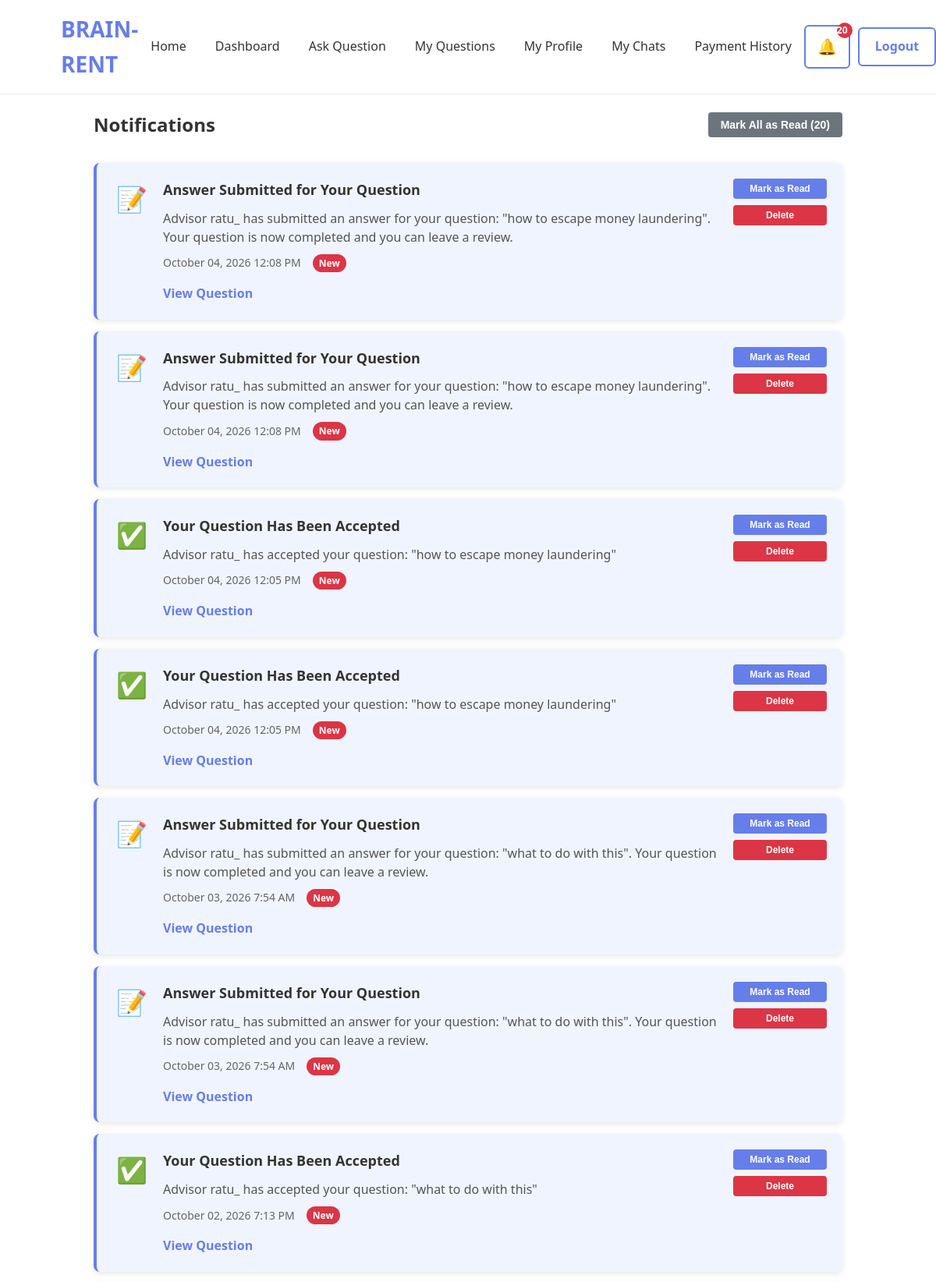
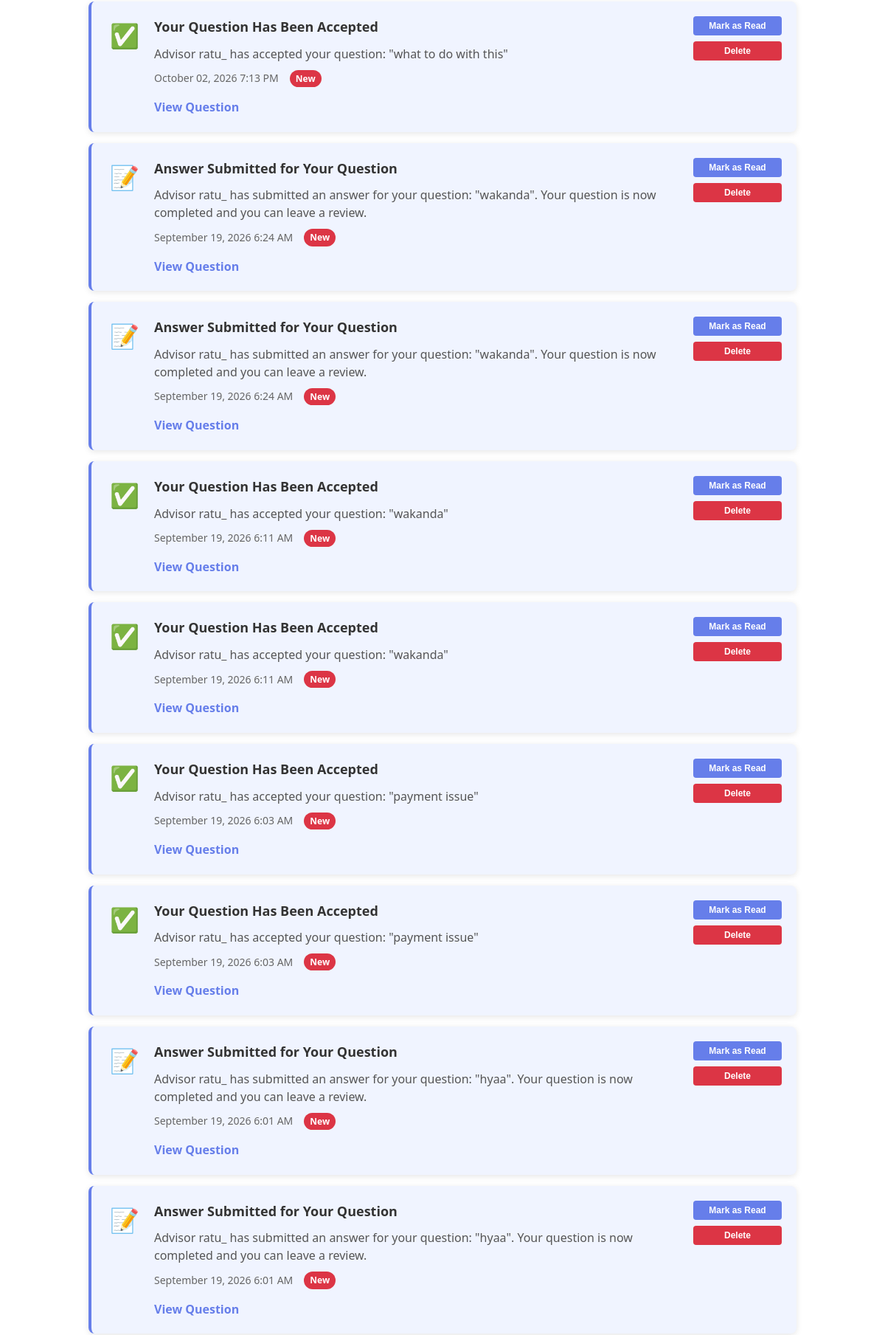
Screenshot of /notifications/ (signed in, upper part) with the database file from the repository (2 pictures, top to bottom).
### notification/models.py (models this page shows, shortened)
class Notification(models.Model):
    NOTIFICATION_TYPES = [
        ('question_accepted', 'Question Accepted'),
        ('answer_submitted', 'Answer Submitted'),
        ('review_received', 'Review Received'),
        ('new_question', 'New Question'),
        ('payment_received', 'Payment Received'),
        ('system', 'System Notification'),
    ]
    recipient = models.ForeignKey(
        settings.AUTH_USER_MODEL,
        on_delete=models.CASCADE,
        related_name='notifications'
    )
    notification_type = models.CharField(
        max_length=50,
        choices=NOTIFICATION_TYPES,
        default='system'
    )
    title = models.CharField(max_length=200)
    message = models.TextField()
    related_question_id = models.IntegerField(
        null=True,
        blank=True,
        help_text='ID of related question if applicable'
    )
    related_advisor_id = models.IntegerField(
        null=True,
        blank=True,
        help_text='ID of related advisor if applicable'
    )
    is_read = models.BooleanField(default=False)
    created_at = models.DateTimeField(auto_now_add=True)
    class Meta:
        ordering = ['-created_at']

### notification/views.py (the view)
# urls.py: path('notifications/', views.notification_list, name='notification_list'),
@login_required
def notification_list(request):
    notifications = Notification.objects.filter(
        recipient=request.user
    ).order_by('-created_at')
    unread_count = notifications.filter(is_read=False).count()
    return render(
        request,
        'notification/notification_list.html',
        {
            'notifications': notifications,
            'unread_count': unread_count,
        }
    )

### templates/notification/notification_list.html (shortened to what this page needs)
{% extends "base.html" %}
{% block content %}
<section class="notifications-section">
    <div class="notifications-header">
        <h1>Notifications</h1>
        <div class="notifications-actions">
            {% if unread_count > 0 %}
                <button onclick="markAllAsRead()" class="btn btn-secondary">
                    Mark All as Read ({{ unread_count }})
                </button>
            {% endif %}
        </div>
    </div>
    {% if notifications %}
        <div class="notifications-list">
            {% for notification in notifications %}
                <div class="notification-card {% if not notification.is_read %}unread{% endif %}"
                     data-notification-id="{{ notification.id }}">
                    <div class="notification-icon">
                        {% if notification.notification_type == 'question_accepted' %}
                            ✅
                        {% elif notification.notification_type == 'answer_submitted' %}
                            📝
                        {% elif notification.notification_type == 'review_received' %}
                            ⭐
                        {% elif notification.notification_type == 'new_question' %}
                            ❓
                        {% elif notification.notification_type == 'payment_received' %}
                            💳
                        {% else %}
                            🔔
                        {% endif %}
                    </div>
                    <div class="notification-content">
                        <h3 class="notification-title">{{ notification.title }}</h3>
                        <p class="notification-message">{{ notification.message }}</p>
                        <div class="notification-meta">
                            <span class="notification-date">{{ notification.created_at|date:"F d, Y g:i A" }}</span>
                            {% if not notification.is_read %}
                                <span class="unread-badge">New</span>
                            {% endif %}
                        </div>
                        {% if notification.related_question_id %}
                            <div class="notification-links">
                                <a href="{% url 'question_detail' notification.related_question_id %}"
                                   class="notification-link">
                                    View Question
                                </a>
                            </div>
                        {% endif %}
                    </div>
                    <div class="notification-actions">
                        {% if not notification.is_read %}
                            <button onclick="markAsRead({{ notification.id }})"
                                    class="btn btn-sm btn-primary">
                                Mark as Read
                            </button>
                        {% endif %}
                        <button onclick="deleteNotification({{ notification.id }})"
                                class="btn btn-sm btn-danger">
                            Delete
                        </button>
                    </div>
                </div>
            {% endfor %}
        </div>
    {% endif %}
</section>
{% endblock %}

### static/css/base.css (style rules this page uses)
* { margin: 0; padding: 0; box-sizing: border-box; }
body { font-family: 'Segoe UI', Tahoma, Geneva, Verdana, sans-serif; background: white; color: #333; line-height: 1.6; }

### templates/notification/notification_list.html (style rules this page uses)
.notifications-section { max-width: 1000px; margin: 0 auto; padding: 20px; }
.notifications-header { display: flex; justify-content: space-between; align-items: center; margin-bottom: 30px; }
.notifications-header h1 { color: #333; margin: 0; }
.notifications-actions { display: flex; gap: 10px; }
.notifications-list { display: flex; flex-direction: column; gap: 15px; }
.notification-card { display: flex; gap: 15px; background: white; padding: 20px; border-radius: 8px; box-shadow: 0 2px 8px rgba(0, 0, 0, 0.1); border-left: 4px solid #667eea; transition: all 0.2s ease; }
.notification-card.unread { background: #f0f4ff; border-left-color: #667eea; }
.notification-icon { font-size: 32px; min-width: 50px; text-align: center; }
.notification-content { flex: 1; }
.notification-title { margin: 0 0 10px 0; color: #333; font-size: 18px; }
.notification-message { color: #555; margin: 10px 0; line-height: 1.5; }
.notification-meta { display: flex; gap: 15px; align-items: center; margin-top: 10px; }
.notification-date { color: #666; font-size: 14px; }
.unread-badge { background: #dc3545; color: white; padding: 2px 8px; border-radius: 12px; font-size: 12px; font-weight: 600; }
.notification-links { margin-top: 15px; }
.notification-link { color: #667eea; text-decoration: none; font-weight: 600; }
.notification-actions { display: flex; flex-direction: column; gap: 8px; min-width: 120px; }
.btn { padding: 8px 16px; border: none; border-radius: 4px; font-size: 14px; font-weight: 600; cursor: pointer; transition: all 0.2s ease; }
.btn-sm { padding: 6px 12px; font-size: 12px; }
.btn-primary { background: #667eea; color: white; }
.btn-secondary { background: #6c757d; color: white; }
.btn-danger { background: #dc3545; color: white; }

### rows the page displays
Notification: title "Answer Submitted for Your Question", message "Advisor ratu_ has submitted an answer for your question: \"how to escape money laundering\". Your question is now completed and you can leave a review.", created_at "October 04, 2026 12:08 PM", is_read "New", related_question_id "View Question"
Notification: title "Answer Submitted for Your Question", message "Advisor ratu_ has submitted an answer for your question: \"how to escape money laundering\". Your question is now completed and you can leave a review.", created_at "October 04, 2026 12:08 PM", is_read "New", related_question_id "View Question"
Notification: title "Your Question Has Been Accepted", message "Advisor ratu_ has accepted your question: \"how to escape money laundering\"", created_at "October 04, 2026 12:05 PM", is_read "New", related_question_id "View Question"
Notification: title "Your Question Has Been Accepted", message "Advisor ratu_ has accepted your question: \"how to escape money laundering\"", created_at "October 04, 2026 12:05 PM", is_read "New", related_question_id "View Question"
Notification: title "Answer Submitted for Your Question", message "Advisor ratu_ has submitted an answer for your question: \"what to do with this\". Your question is now completed and you can leave a review.", created_at "October 03, 2026 7:54 AM", is_read "New", related_question_id "View Question"
Notification: title "Answer Submitted for Your Question", message "Advisor ratu_ has submitted an answer for your question: \"what to do with this\". Your question is now completed and you can leave a review.", created_at "October 03, 2026 7:54 AM", is_read "New", related_question_id "View Question"
Notification: title "Your Question Has Been Accepted", message "Advisor ratu_ has accepted your question: \"what to do with this\"", created_at "October 02, 2026 7:13 PM", is_read "New", related_question_id "View Question"
Notification: title "Your Question Has Been Accepted", message "Advisor ratu_ has accepted your question: \"what to do with this\"", created_at "October 02, 2026 7:13 PM", is_read "New", related_question_id "View Question"
Notification: title "Answer Submitted for Your Question", message "Advisor ratu_ has submitted an answer for your question: \"wakanda\". Your question is now completed and you can leave a review.", created_at "September 19, 2026 6:24 AM", is_read "New", related_question_id "View Question"
Notification: title "Answer Submitted for Your Question", message "Advisor ratu_ has submitted an answer for your question: \"wakanda\". Your question is now completed and you can leave a review.", created_at "September 19, 2026 6:24 AM", is_read "New", related_question_id "View Question"
Notification: title "Your Question Has Been Accepted", message "Advisor ratu_ has accepted your question: \"wakanda\"", created_at "September 19, 2026 6:11 AM", is_read "New", related_question_id "View Question"
Notification: title "Your Question Has Been Accepted", message "Advisor ratu_ has accepted your question: \"wakanda\"", created_at "September 19, 2026 6:11 AM", is_read "New", related_question_id "View Question"
Notification: title "Your Question Has Been Accepted", message "Advisor ratu_ has accepted your question: \"payment issue\"", created_at "September 19, 2026 6:03 AM", is_read "New", related_question_id "View Question"
Notification: title "Your Question Has Been Accepted", message "Advisor ratu_ has accepted your question: \"payment issue\"", created_at "September 19, 2026 6:03 AM", is_read "New", related_question_id "View Question"
Notification: title "Answer Submitted for Your Question", message "Advisor ratu_ has submitted an answer for your question: \"hyaa\". Your question is now completed and you can leave a review.", created_at "September 19, 2026 6:01 AM", is_read "New", related_question_id "View Question"
Notification: title "Answer Submitted for Your Question", message "Advisor ratu_ has submitted an answer for your question: \"hyaa\". Your question is now completed and you can leave a review.", created_at "September 19, 2026 6:01 AM", is_read "New", related_question_id "View Question"

### other values shown
{{ unread_count }} "20"
